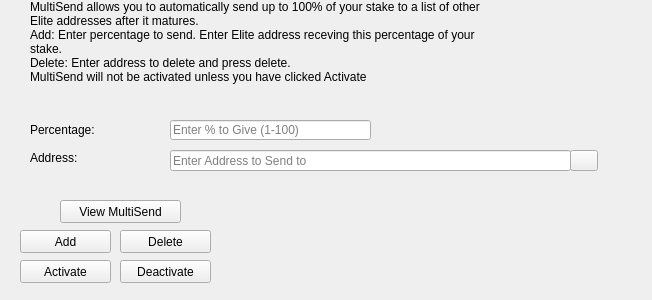
<?xml version="1.0" encoding="UTF-8"?>
<ui version="4.0">
 <class>MultiSendDialog</class>
 <widget class="QWidget" name="MultiSendDialog">
  <property name="windowModality">
   <enum>Qt::NonModal</enum>
  </property>
  <property name="geometry">
   <rect>
    <x>0</x>
    <y>0</y>
    <width>652</width>
    <height>300</height>
   </rect>
  </property>
  <property name="windowTitle">
   <string>MultiSend</string>
  </property>
  <widget class="QLineEdit" name="multiSendPercentEdit">
   <property name="geometry">
    <rect>
     <x>170</x>
     <y>120</y>
     <width>201</width>
     <height>20</height>
    </rect>
   </property>
   <property name="toolTip">
    <string>Enter whole numbers 1 - 100</string>
   </property>
   <property name="placeholderText">
    <string>Enter % to Give (1-100)</string>
   </property>
  </widget>
  <widget class="QLineEdit" name="multiSendAddressEdit">
   <property name="geometry">
    <rect>
     <x>170</x>
     <y>150</y>
     <width>401</width>
     <height>21</height>
    </rect>
   </property>
   <property name="toolTip">
    <string/>
   </property>
   <property name="placeholderText">
    <string>Enter Address to Send to</string>
   </property>
  </widget>
  <widget class="QLabel" name="label_2">
   <property name="geometry">
    <rect>
     <x>30</x>
     <y>0</y>
     <width>451</width>
     <height>121</height>
    </rect>
   </property>
   <property name="lineWidth">
    <number>1</number>
   </property>
   <property name="text">
    <string>MultiSend allows you to automatically send up to 100% of your stake to a list of other Elite addresses after it matures.
Add: Enter percentage to send. Enter Elite address receving this percentage of your stake. 
Delete: Enter address to delete and press delete.
MultiSend will not be activated unless you have clicked Activate</string>
   </property>
   <property name="alignment">
    <set>Qt::AlignLeading|Qt::AlignLeft|Qt::AlignTop</set>
   </property>
   <property name="wordWrap">
    <bool>true</bool>
   </property>
  </widget>
  <widget class="QLabel" name="message">
   <property name="geometry">
    <rect>
     <x>240</x>
     <y>200</y>
     <width>381</width>
     <height>91</height>
    </rect>
   </property>
   <property name="text">
    <string/>
   </property>
  </widget>
  <widget class="QPushButton" name="addButton">
   <property name="geometry">
    <rect>
     <x>20</x>
     <y>230</y>
     <width>91</width>
     <height>23</height>
    </rect>
   </property>
   <property name="toolTip">
    <string/>
   </property>
   <property name="statusTip">
    <string>Add to MultiSend Vector</string>
   </property>
   <property name="text">
    <string>Add</string>
   </property>
  </widget>
  <widget class="QPushButton" name="disableButton">
   <property name="geometry">
    <rect>
     <x>120</x>
     <y>260</y>
     <width>91</width>
     <height>23</height>
    </rect>
   </property>
   <property name="statusTip">
    <string>Deactivate MultiSend</string>
   </property>
   <property name="text">
    <string>Deactivate</string>
   </property>
  </widget>
  <widget class="QPushButton" name="addressBookButton">
   <property name="geometry">
    <rect>
     <x>570</x>
     <y>150</y>
     <width>28</width>
     <height>21</height>
    </rect>
   </property>
   <property name="toolTip">
    <string>Choose an address from the address book</string>
   </property>
   <property name="text">
    <string/>
   </property>
   <property name="icon">
    <iconset resource="../bitcoin.qrc">
     <normaloff>:/icons/address-book</normaloff>:/icons/address-book</iconset>
   </property>
   <property name="shortcut">
    <string>Alt+A</string>
   </property>
   <property name="autoDefault">
    <bool>false</bool>
   </property>
  </widget>
  <widget class="QLabel" name="label">
   <property name="geometry">
    <rect>
     <x>30</x>
     <y>120</y>
     <width>121</width>
     <height>20</height>
    </rect>
   </property>
   <property name="toolTip">
    <string>Percentage of stake to send</string>
   </property>
   <property name="text">
    <string>Percentage:</string>
   </property>
  </widget>
  <widget class="QLabel" name="label_5">
   <property name="geometry">
    <rect>
     <x>30</x>
     <y>150</y>
     <width>111</width>
     <height>16</height>
    </rect>
   </property>
   <property name="toolTip">
    <string>Address to send portion of stake to</string>
   </property>
   <property name="text">
    <string>Address:</string>
   </property>
  </widget>
  <widget class="QPushButton" name="deleteButton">
   <property name="geometry">
    <rect>
     <x>120</x>
     <y>230</y>
     <width>91</width>
     <height>23</height>
    </rect>
   </property>
   <property name="toolTip">
    <string/>
   </property>
   <property name="statusTip">
    <string>Delete Address From MultiSend Vector</string>
   </property>
   <property name="text">
    <string>Delete</string>
   </property>
  </widget>
  <widget class="QPushButton" name="activateButton">
   <property name="geometry">
    <rect>
     <x>20</x>
     <y>260</y>
     <width>91</width>
     <height>23</height>
    </rect>
   </property>
   <property name="statusTip">
    <string>Activate MultiSend</string>
   </property>
   <property name="text">
    <string>Activate</string>
   </property>
  </widget>
  <widget class="QPushButton" name="viewButton">
   <property name="geometry">
    <rect>
     <x>60</x>
     <y>200</y>
     <width>121</width>
     <height>23</height>
    </rect>
   </property>
   <property name="toolTip">
    <string/>
   </property>
   <property name="statusTip">
    <string>View MultiSend Vector</string>
   </property>
   <property name="text">
    <string>View MultiSend</string>
   </property>
  </widget>
 </widget>
 <resources>
  <include location="../bitcoin.qrc"/>
 </resources>
 <connections/>
</ui>
